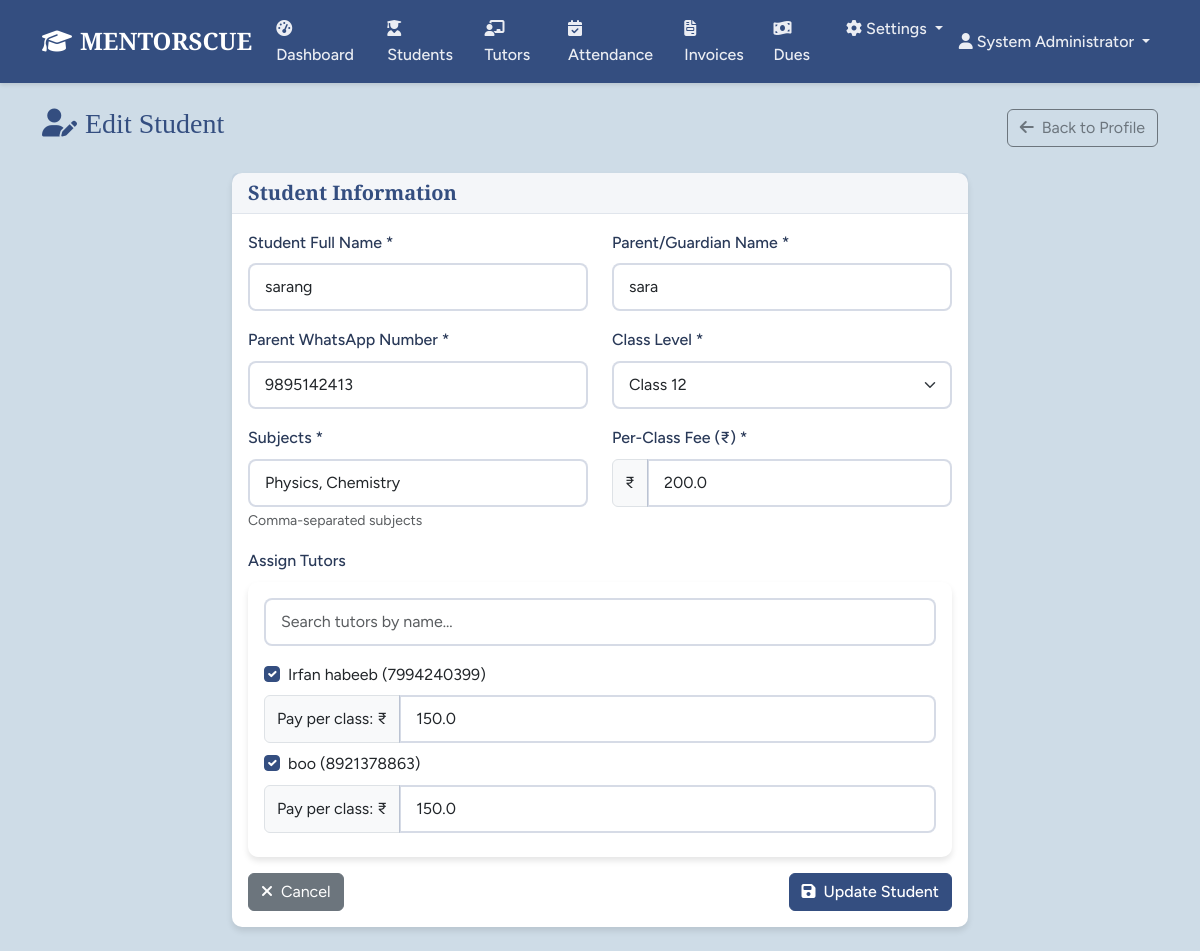
Page /students/1/edit (signed in) on the committed database.
### models.py (models this page shows, shortened)
class User(UserMixin, db.Model):
    id = db.Column(db.Integer, primary_key=True)
    username = db.Column(db.String(80), unique=True, nullable=False)
    password_hash = db.Column(db.String(256), nullable=False)
    email = db.Column(db.String(120), unique=True, nullable=True)
    full_name = db.Column(db.String(120), nullable=True)
    mobile = db.Column(db.String(20), nullable=True)
    created_at = db.Column(db.DateTime, default=datetime.utcnow)
    last_login = db.Column(db.DateTime)
    is_active = db.Column(db.Boolean, default=True)
    remember_me = db.Column(db.Boolean, default=False)
    roles = db.relationship('Role', secondary=user_roles, backref='users')
    def has_role(self, role_name):
        return any(role.name == role_name for role in self.roles)
    def has_permission(self, permission):
        return any(role.has_permission(permission) for role in self.roles)
    def is_tutor_user(self):
        return self.has_role('Tutor')

class Student(db.Model):
    id = db.Column(db.Integer, primary_key=True)
    full_name = db.Column(db.String(120), nullable=False)
    parent_name = db.Column(db.String(120), nullable=False)
    parent_whatsapp = db.Column(db.String(20), nullable=False)
    class_level = db.Column(db.String(20), nullable=False)
    subjects = db.Column(db.Text, nullable=False)  # Comma-separated subjects
    per_class_fee = db.Column(db.Float, nullable=False, default=0.0)
    billing_start_date = db.Column(db.Date, default=datetime.utcnow().date)
    status = db.Column(db.String(20), default='Active')  # Active, Inactive, Graduated
    created_at = db.Column(db.DateTime, default=datetime.utcnow)
    tutors = db.relationship('Tutor', secondary=student_tutors, backref='students')
    attendance_records = db.relationship('Attendance', backref='student', lazy='dynamic')
    invoices = db.relationship('StudentInvoice', backref='student', lazy='dynamic')

class Tutor(db.Model):
    id = db.Column(db.Integer, primary_key=True)
    user_id = db.Column(db.Integer, db.ForeignKey('user.id'), nullable=True)
    full_name = db.Column(db.String(120), nullable=False)
    date_of_birth = db.Column(db.Date, nullable=True)
    mobile = db.Column(db.String(20), nullable=False, unique=True)
    upi_id = db.Column(db.String(100), nullable=True)
    username = db.Column(db.String(80), nullable=False, unique=True)
    password = db.Column(db.String(20), nullable=False)  # Plain text for display
    billing_start_date = db.Column(db.Date, default=datetime.utcnow().date)
    status = db.Column(db.String(20), default='Active')  # Active, Inactive
    created_at = db.Column(db.DateTime, default=datetime.utcnow)
    attendance_records = db.relationship('Attendance', backref='tutor', lazy='dynamic')
    receipts = db.relationship('TutorReceipt', backref='tutor', lazy='dynamic')
    user = db.relationship('User', backref='tutor_profile', uselist=False)

### tables this page shows
CREATE TABLE student_tutors (
	student_id INTEGER NOT NULL, 
	tutor_id INTEGER NOT NULL, 
	pay_per_class FLOAT NOT NULL, 
	PRIMARY KEY (student_id, tutor_id), 
	FOREIGN KEY(student_id) REFERENCES student (id), 
	FOREIGN KEY(tutor_id) REFERENCES tutor (id)
);

### routes.py (the view, shortened to what this page needs)
@app.route('/students/<int:id>/edit', methods=['GET', 'POST'])
@login_required
@permission_required(Permission.EDIT_STUDENTS)
def edit_student(id):
    student = Student.query.get_or_404(id)
    tutors = Tutor.query.filter_by(status='Active').all()
    current_assignments = db.session.execute(
        db.text("SELECT tutor_id, pay_per_class FROM student_tutors WHERE student_id = :sid"),
        {"sid": id}
    ).fetchall()
    assigned_tutors = {row[0]: row[1] for row in current_assignments}
    return render_template('edit_student.html',
                         student=student,
                         tutors=tutors,
                         assigned_tutors=assigned_tutors)

### templates/edit_student.html (shortened to what this page needs)
{% extends "base.html" %}
{% block content %}
<div class="container">
    <div class="row">
        <div class="col-12">
            <div class="d-flex justify-content-between align-items-center mb-4">
                <h1 class="h3 text-primary">
                    <i class="fas fa-user-edit me-2"></i>Edit Student
                </h1>
                <a href="{{ url_for('student_profile', id=student.id) }}" class="btn btn-outline-secondary">
                    <i class="fas fa-arrow-left me-2"></i>Back to Profile
                </a>
            </div>
        </div>
    </div>
    <div class="row justify-content-center">
        <div class="col-lg-8">
            <div class="card">
                <div class="card-header">
                    <h5 class="card-title mb-0">Student Information</h5>
                </div>
                <div class="card-body">
                    <form method="POST" id="studentForm">
                        <div class="row">
                            <div class="col-md-6 mb-3">
                                <label for="full_name" class="form-label">Student Full Name *</label>
                                <input type="text" class="form-control" id="full_name" name="full_name"
                                       value="{{ student.full_name }}" required>
                            </div>
                            <div class="col-md-6 mb-3">
                                <label for="parent_name" class="form-label">Parent/Guardian Name *</label>
                                <input type="text" class="form-control" id="parent_name" name="parent_name"
                                       value="{{ student.parent_name }}" required>
                            </div>
                        </div>
                        <div class="row">
                            <div class="col-md-6 mb-3">
                                <label for="parent_whatsapp" class="form-label">Parent WhatsApp Number *</label>
                                <input type="tel" class="form-control" id="parent_whatsapp" name="parent_whatsapp"
                                       value="{{ student.parent_whatsapp }}" required>
                            </div>
                            <div class="col-md-6 mb-3">
                                <label for="class_level" class="form-label">Class Level *</label>
                                <select class="form-select" id="class_level" name="class_level" required>
                                    {% for i in range(1, 13) %}
                                    <option value="{{ i }}" {% if student.class_level == i|string %}selected{% endif %}>
                                        Class {{ i }}
                                    </option>
                                    {% endfor %}
                                </select>
                            </div>
                        </div>
                        <div class="row">
                            <div class="col-md-6 mb-3">
                                <label for="subjects" class="form-label">Subjects *</label>
                                <input type="text" class="form-control" id="subjects" name="subjects"
                                       value="{{ student.subjects }}" required>
                                <small class="form-text text-muted">Comma-separated subjects</small>
                            </div>
                            <div class="col-md-6 mb-3">
                                <label for="per_class_fee" class="form-label">Per-Class Fee (₹) *</label>
                                <div class="input-group">
                                    <span class="input-group-text">₹</span>
                                    <input type="number" class="form-control" id="per_class_fee" name="per_class_fee"
                                           value="{{ student.per_class_fee }}" min="0" step="0.01" required>
                                </div>
                            </div>
                        </div>
                        <div class="mb-3">
                            <label class="form-label">Assign Tutors</label>
                            <div class="card border-light">
                                <div class="card-body">
                                    <div class="mb-3">
                                        <input type="text" class="form-control" id="tutorSearch"
                                               placeholder="Search tutors by name...">
                                    </div>
                                    <div id="tutorList">
                                        {% for tutor in tutors %}
                                        <div class="tutor-item mb-2">
                                            <div class="form-check">
                                                <input class="form-check-input" type="checkbox"
                                                       id="tutor_{{ tutor.id }}" name="tutor_ids" value="{{ tutor.id }}"
                                                       {% if tutor.id in assigned_tutors %}checked{% endif %}>
                                                <label class="form-check-label" for="tutor_{{ tutor.id }}">
                                                    {{ tutor.full_name }} ({{ tutor.mobile }})
                                                </label>
                                            </div>
                                            <div class="pay-rate-container" id="pay_container_{{ tutor.id }}"
                                                 style="display: {% if tutor.id in assigned_tutors %}block{% else %}none{% endif %};">
                                                <div class="input-group mt-2">
                                                    <span class="input-group-text">Pay per class: ₹</span>
                                                    <input type="number" class="form-control"
                                                           name="pay_rate_{{ tutor.id }}"
                                                           value="{{ assigned_tutors.get(tutor.id, '') }}"
                                                           min="0" step="0.01" placeholder="0.00"
                                                           {% if tutor.id in assigned_tutors %}required{% endif %}>
                                                </div>
                                            </div>
                                        </div>
                                        {% endfor %}
                                    </div>
                                </div>
                            </div>
                        </div>
                        <div class="d-flex justify-content-between">
                            <a href="{{ url_for('student_profile', id=student.id) }}" class="btn btn-secondary">
                                <i class="fas fa-times me-2"></i>Cancel
                            </a>
                            <button type="submit" class="btn btn-primary">
                                <i class="fas fa-save me-2"></i>Update Student
                            </button>
                        </div>
                    </form>
                </div>
            </div>
        </div>
    </div>
</div>
{% endblock %}

### templates/base.html (shortened to what this page needs)
<!DOCTYPE html>
<html lang="en">
<head>
    <link href="https://cdn.jsdelivr.net/npm/bootstrap@5.3.0/dist/css/bootstrap.min.css" rel="stylesheet">
    <link href="https://cdnjs.cloudflare.com/ajax/libs/font-awesome/6.4.0/css/all.min.css" rel="stylesheet">
    <link href="{{ url_for('static', filename='css/style.css') }}" rel="stylesheet">
</head>
<body>
    {% if current_user.is_authenticated %}
    <nav class="navbar navbar-expand-lg navbar-dark bg-primary">
        <div class="container">
            <a class="navbar-brand fw-bold" href="{{ url_for('dashboard') }}">
                <i class="fas fa-graduation-cap me-2"></i>MENTORSCUE
            </a>
            <div class="collapse navbar-collapse" id="navbarNav">
                <ul class="navbar-nav me-auto">
                    {% if current_user.is_tutor_user() %}
                        <li class="nav-item">
                            <a class="nav-link" href="{{ url_for('tutor_dashboard') }}">
                                <i class="fas fa-tachometer-alt me-1"></i>Dashboard
                            </a>
                        </li>
                        <li class="nav-item">
                            <a class="nav-link" href="{{ url_for('attendance') }}">
                                <i class="fas fa-calendar-check me-1"></i>Attendance
                            </a>
                        </li>
                    {% else %}
                        <li class="nav-item">
                            <a class="nav-link" href="{{ url_for('dashboard') }}">
                                <i class="fas fa-tachometer-alt me-1"></i>Dashboard
                            </a>
                        </li>
                        {% if current_user.has_permission(Permission.VIEW_STUDENTS) %}
                        <li class="nav-item">
                            <a class="nav-link" href="{{ url_for('students_list') }}">
                                <i class="fas fa-user-graduate me-1"></i>Students
                            </a>
                        </li>
                        {% endif %}
                        {% if current_user.has_permission(Permission.VIEW_TUTORS) %}
                        <li class="nav-item">
                            <a class="nav-link" href="{{ url_for('tutors_list') }}">
                                <i class="fas fa-chalkboard-teacher me-1"></i>Tutors
                            </a>
                        </li>
                        {% endif %}
                        {% if current_user.has_permission(Permission.VIEW_ATTENDANCE) %}
                        <li class="nav-item">
                            <a class="nav-link" href="{{ url_for('attendance') }}">
                                <i class="fas fa-calendar-check me-1"></i>Attendance
                            </a>
                        </li>
                        {% endif %}
                        {% if current_user.has_permission(Permission.VIEW_INVOICES) %}
                        <li class="nav-item">
                            <a class="nav-link" href="{{ url_for('invoices') }}">
                                <i class="fas fa-file-invoice me-1"></i>Invoices
                            </a>
                        </li>
                        {% endif %}
                        {% if current_user.has_permission(Permission.VIEW_STUDENTS) %}
                        <li class="nav-item">
                            <a class="nav-link" href="{{ url_for('dues') }}">
                                <i class="fas fa-money-bill-wave me-1"></i>Dues
                            </a>
                        </li>
                        {% endif %}
                        {% if current_user.has_permission(Permission.ACCESS_SETTINGS) %}
                        <li class="nav-item dropdown">
                            <a class="nav-link dropdown-toggle" href="#" id="settingsDropdown" role="button" data-bs-toggle="dropdown">
                                <i class="fas fa-cog me-1"></i>Settings
                            </a>
                        </li>
                        {% endif %}
                    {% endif %}
                </ul>
                <ul class="navbar-nav">
                    <li class="nav-item dropdown">
                        <a class="nav-link dropdown-toggle" href="#" data-bs-toggle="dropdown">
                            <i class="fas fa-user me-1"></i>{{ current_user.full_name or current_user.username }}
                        </a>
                    </li>
                </ul>
            </div>
        </div>
    </nav>
    {% endif %}
    <main class="py-4">
        {% block content %}{% endblock %}
    </main>
</body>
</html>

### rows in the picture
User: full_name "System Administrator"
Student: full_name "sarang", parent_name "sara", parent_whatsapp "9895142413", class_level "Class 12", subjects "Physics, Chemistry", per_class_fee "200.0"
Tutor: tutor_ids "☑", full_name "Irfan habeeb", mobile "7994240399"
student_tutors: get "150.0"
Tutor: tutor_ids "☑", full_name "boo", mobile "8921378863"
student_tutors: get "150.0"
